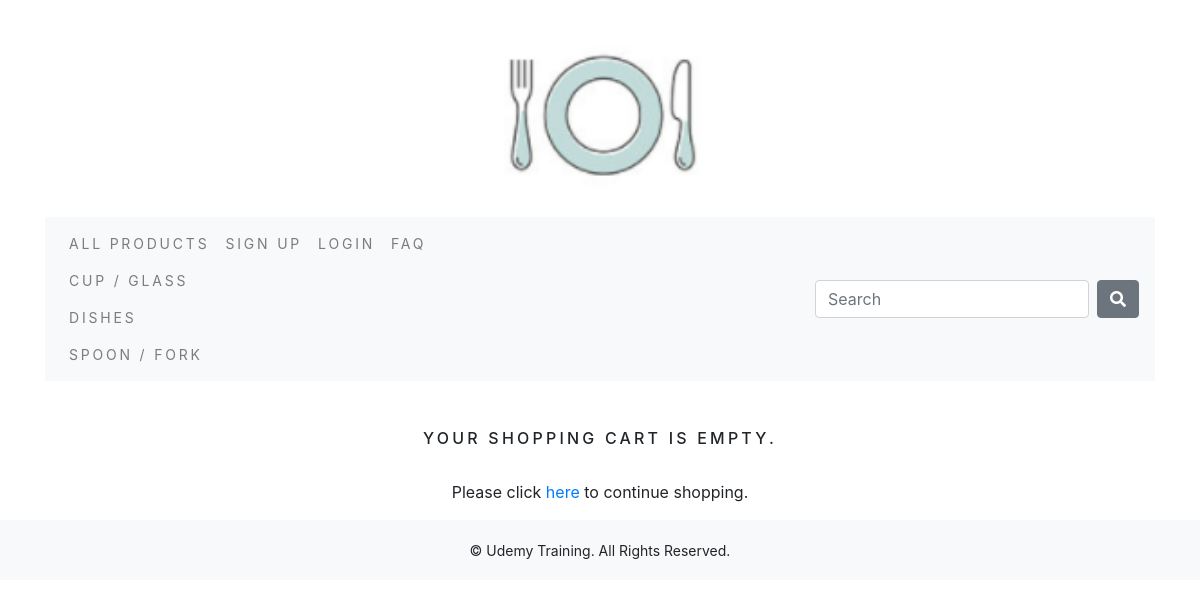
Page /cart/ on the committed database.
### shop/models.py (models this page shows, shortened)
class Category(models.Model) :
    name = models.CharField(max_length=250, unique=True)
    slug = models.SlugField(max_length=250, unique=True)
    class Meta :
        ordering = ('name',)
        verbose_name = 'category'
        verbose_name_plural = 'categories'
    def get_url(self) :
        return reverse('shop:products_by_category', args = [self.slug])

### cart/views.py (the view, shortened to what this page needs)
# urls.py: path('', views.cart_detail, name='cart_detail'),
def cart_detail(request, total = 0, counter = 0, cart_items = None) :
    try :
        cart = Cart.objects.get(cart_id = _cart_id(request))
        cart_items = CartItem.objects.filter(cart = cart, active = True)
        for cart_item in cart_items :
            total += (cart_item.product.price * cart_item.quantity)
            counter += cart_item.quantity
    except ObjectDoesNotExist :
        pass
    stripe.api_key = settings.STRIPE_SECRET_KEY
    stripe_total = int(total * 100)
    description = 'PLATE-STUDIO - New Order'
    data_key = settings.STRIPE_PUBLIC_KEY
    return render(request, 'cart/cart.html', dict(cart_items = cart_items, total = total, counter = counter,
                    data_key = data_key, stripe_total = stripe_total, description = description ))

### cart/context_processors.py (called while the page is built)
def counter(request) :
    item_count = 0
    if 'admin' in request.path :
        return {}
    else :
        try :
            cart = Cart.objects.filter(cart_id = _cart_id(request))
            cart_items = CartItem.objects.all().filter(cart=cart[:1])
            for cart_item in cart_items :
                item_count += cart_item.quantity
        except Cart.DoesNotExist :
            item_count = 0
    return dict(item_count = item_count)

### cart/views.py (called while the page is built)
def _cart_id(request) :
    cart = request.session.session_key
    if not cart :
        cart = request.session.create()
    return cart

### shop/context_processors.py (called while the page is built)
def menu_links(request) :
    links = Category.objects.all()
    return dict(links = links)

### templates/cart/cart.html (shortened to what this page needs)
{% extends "base.html" %}
{% load static %}
{% block content %}
    {% if not cart_items %}
        <div>
            <div class="text-center">
                <br>
                <h1 class="text-center my_title">
                    Your shopping cart is empty.
                </h1>
                <br>
                <p class="text-center">
                    Please click <a href="{% url 'shop:allProdCat' %}">here</a> to continue shopping.
                </p>
            </div>
        </div>
    {% endif %}
{% endblock %}

### templates/navbar.html (shortened to what this page needs)
<nav class="navbar navbar-expand-lg navbar-light bg-light">
  <div class="collapse navbar-collapse" id="navbarSupportedContent">
    <ul class="navbar-nav mr-auto">
      <li class="nav-item">
        <a class="nav-link" href="{% url 'shop:allProdCat' %}">All Products</a>
        {% for cat in links %}
        <a class="nav-link" href="{{cat.get_url}}">{{cat.name}}</a>
        {% endfor %}
      </li>
      {% if not request.session.user %}
        <li class="nav-item">
          <a class="nav-link" href="{% url 'account:register' %}">Sign up</a>
        </li>
        <li class="nav-item">
          <a class="nav-link" href="{% url 'account:login' %}">Login</a>
        </li>
      {% else %}
        <li class="nav-item">
          <a class="nav-link" href="{% url 'account:logout' %}">Logout</a>
        </li>
      {% endif %}
      <li class="nav-item">
        <a class="nav-link" href = "{% url 'board:board_list' %}">FAQ</a>
      </li>
    </ul>
    <form class="form-inline my-2 my-lg-0" action="{% url 'search_app:searchResult' %}" method="get">
      <input class="form-control mr-sm-2" type="search" placeholder="Search" aria-label="Search" name = "q">
      <button class="btn btn-secondary my-2 my-sm-0" type="submit"><i class="fas fa-search"></i></button>
    </form>
  </div>
</nav>

### static/css/custom.css (style rules this page uses)
.nav-item { letter-spacing: .2em; font-size: 14px; text-transform: uppercase; }
.my_title { font-size: 16px; text-transform: uppercase; letter-spacing: .2em; }

### rows in the picture
Category: name "CUP / GLASS"
Category: name "DISHES"
Category: name "SPOON / FORK"
